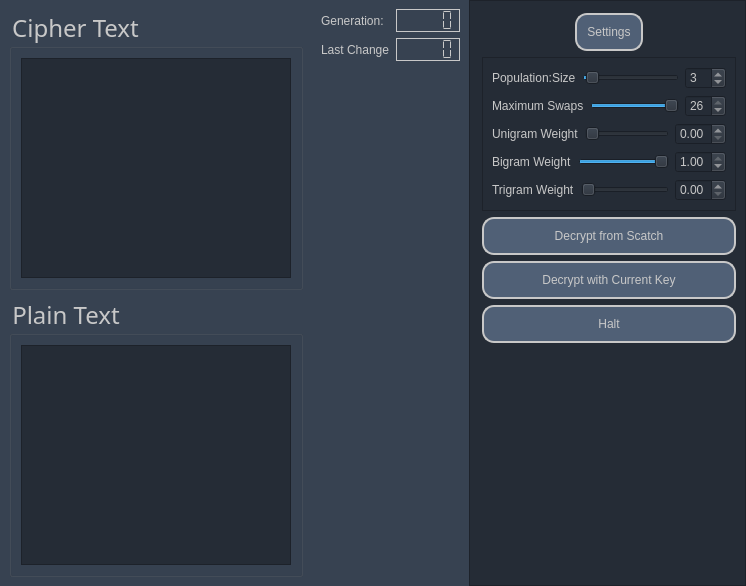
<?xml version="1.0" encoding="UTF-8"?>
<ui version="4.0">
 <class>Form</class>
 <widget class="QWidget" name="Form">
  <property name="geometry">
   <rect>
    <x>0</x>
    <y>0</y>
    <width>746</width>
    <height>586</height>
   </rect>
  </property>
  <property name="palette">
   <palette>
    <active>
     <colorrole role="WindowText">
      <brush brushstyle="SolidPattern">
       <color alpha="255">
        <red>200</red>
        <green>200</green>
        <blue>200</blue>
       </color>
      </brush>
     </colorrole>
     <colorrole role="Button">
      <brush brushstyle="SolidPattern">
       <color alpha="255">
        <red>55</red>
        <green>66</green>
        <blue>81</blue>
       </color>
      </brush>
     </colorrole>
     <colorrole role="Text">
      <brush brushstyle="SolidPattern">
       <color alpha="255">
        <red>200</red>
        <green>200</green>
        <blue>200</blue>
       </color>
      </brush>
     </colorrole>
     <colorrole role="ButtonText">
      <brush brushstyle="SolidPattern">
       <color alpha="255">
        <red>200</red>
        <green>200</green>
        <blue>200</blue>
       </color>
      </brush>
     </colorrole>
     <colorrole role="Base">
      <brush brushstyle="SolidPattern">
       <color alpha="255">
        <red>55</red>
        <green>66</green>
        <blue>81</blue>
       </color>
      </brush>
     </colorrole>
     <colorrole role="Window">
      <brush brushstyle="SolidPattern">
       <color alpha="255">
        <red>55</red>
        <green>66</green>
        <blue>81</blue>
       </color>
      </brush>
     </colorrole>
    </active>
    <inactive>
     <colorrole role="WindowText">
      <brush brushstyle="SolidPattern">
       <color alpha="255">
        <red>200</red>
        <green>200</green>
        <blue>200</blue>
       </color>
      </brush>
     </colorrole>
     <colorrole role="Button">
      <brush brushstyle="SolidPattern">
       <color alpha="255">
        <red>55</red>
        <green>66</green>
        <blue>81</blue>
       </color>
      </brush>
     </colorrole>
     <colorrole role="Text">
      <brush brushstyle="SolidPattern">
       <color alpha="255">
        <red>200</red>
        <green>200</green>
        <blue>200</blue>
       </color>
      </brush>
     </colorrole>
     <colorrole role="ButtonText">
      <brush brushstyle="SolidPattern">
       <color alpha="255">
        <red>200</red>
        <green>200</green>
        <blue>200</blue>
       </color>
      </brush>
     </colorrole>
     <colorrole role="Base">
      <brush brushstyle="SolidPattern">
       <color alpha="255">
        <red>55</red>
        <green>66</green>
        <blue>81</blue>
       </color>
      </brush>
     </colorrole>
     <colorrole role="Window">
      <brush brushstyle="SolidPattern">
       <color alpha="255">
        <red>55</red>
        <green>66</green>
        <blue>81</blue>
       </color>
      </brush>
     </colorrole>
    </inactive>
    <disabled>
     <colorrole role="WindowText">
      <brush brushstyle="SolidPattern">
       <color alpha="255">
        <red>200</red>
        <green>200</green>
        <blue>200</blue>
       </color>
      </brush>
     </colorrole>
     <colorrole role="Button">
      <brush brushstyle="SolidPattern">
       <color alpha="255">
        <red>55</red>
        <green>66</green>
        <blue>81</blue>
       </color>
      </brush>
     </colorrole>
     <colorrole role="Text">
      <brush brushstyle="SolidPattern">
       <color alpha="255">
        <red>200</red>
        <green>200</green>
        <blue>200</blue>
       </color>
      </brush>
     </colorrole>
     <colorrole role="ButtonText">
      <brush brushstyle="SolidPattern">
       <color alpha="255">
        <red>200</red>
        <green>200</green>
        <blue>200</blue>
       </color>
      </brush>
     </colorrole>
     <colorrole role="Base">
      <brush brushstyle="SolidPattern">
       <color alpha="255">
        <red>55</red>
        <green>66</green>
        <blue>81</blue>
       </color>
      </brush>
     </colorrole>
     <colorrole role="Window">
      <brush brushstyle="SolidPattern">
       <color alpha="255">
        <red>55</red>
        <green>66</green>
        <blue>81</blue>
       </color>
      </brush>
     </colorrole>
    </disabled>
   </palette>
  </property>
  <property name="windowTitle">
   <string>Form</string>
  </property>
  <property name="styleSheet">
   <string notr="true">color : rgb(200,200,200);
background-color:rgb(55, 66, 81)</string>
  </property>
  <layout class="QHBoxLayout" name="horizontalLayout">
   <property name="spacing">
    <number>0</number>
   </property>
   <property name="leftMargin">
    <number>0</number>
   </property>
   <property name="topMargin">
    <number>0</number>
   </property>
   <property name="rightMargin">
    <number>0</number>
   </property>
   <property name="bottomMargin">
    <number>0</number>
   </property>
   <item>
    <widget class="QFrame" name="frame">
     <property name="frameShape">
      <enum>QFrame::NoFrame</enum>
     </property>
     <property name="frameShadow">
      <enum>QFrame::Raised</enum>
     </property>
     <layout class="QVBoxLayout" name="verticalLayout_2">
      <item>
       <widget class="QGroupBox" name="groupBox_3">
        <property name="font">
         <font>
          <family>Futura</family>
          <pointsize>18</pointsize>
          <weight>7</weight>
          <italic>false</italic>
          <bold>false</bold>
         </font>
        </property>
        <property name="styleSheet">
         <string notr="true">font: 57 18pt &quot;Futura&quot;;</string>
        </property>
        <property name="title">
         <string>Cipher Text</string>
        </property>
        <property name="flat">
         <bool>false</bool>
        </property>
        <layout class="QVBoxLayout" name="verticalLayout_6">
         <item>
          <widget class="QPlainTextEdit" name="cipherText_mono">
           <property name="palette">
            <palette>
             <active>
              <colorrole role="WindowText">
               <brush brushstyle="SolidPattern">
                <color alpha="255">
                 <red>200</red>
                 <green>200</green>
                 <blue>200</blue>
                </color>
               </brush>
              </colorrole>
              <colorrole role="Button">
               <brush brushstyle="SolidPattern">
                <color alpha="255">
                 <red>37</red>
                 <green>44</green>
                 <blue>54</blue>
                </color>
               </brush>
              </colorrole>
              <colorrole role="Text">
               <brush brushstyle="SolidPattern">
                <color alpha="255">
                 <red>200</red>
                 <green>200</green>
                 <blue>200</blue>
                </color>
               </brush>
              </colorrole>
              <colorrole role="ButtonText">
               <brush brushstyle="SolidPattern">
                <color alpha="255">
                 <red>200</red>
                 <green>200</green>
                 <blue>200</blue>
                </color>
               </brush>
              </colorrole>
              <colorrole role="Base">
               <brush brushstyle="SolidPattern">
                <color alpha="255">
                 <red>37</red>
                 <green>44</green>
                 <blue>54</blue>
                </color>
               </brush>
              </colorrole>
              <colorrole role="Window">
               <brush brushstyle="SolidPattern">
                <color alpha="255">
                 <red>37</red>
                 <green>44</green>
                 <blue>54</blue>
                </color>
               </brush>
              </colorrole>
             </active>
             <inactive>
              <colorrole role="WindowText">
               <brush brushstyle="SolidPattern">
                <color alpha="255">
                 <red>200</red>
                 <green>200</green>
                 <blue>200</blue>
                </color>
               </brush>
              </colorrole>
              <colorrole role="Button">
               <brush brushstyle="SolidPattern">
                <color alpha="255">
                 <red>37</red>
                 <green>44</green>
                 <blue>54</blue>
                </color>
               </brush>
              </colorrole>
              <colorrole role="Text">
               <brush brushstyle="SolidPattern">
                <color alpha="255">
                 <red>200</red>
                 <green>200</green>
                 <blue>200</blue>
                </color>
               </brush>
              </colorrole>
              <colorrole role="ButtonText">
               <brush brushstyle="SolidPattern">
                <color alpha="255">
                 <red>200</red>
                 <green>200</green>
                 <blue>200</blue>
                </color>
               </brush>
              </colorrole>
              <colorrole role="Base">
               <brush brushstyle="SolidPattern">
                <color alpha="255">
                 <red>37</red>
                 <green>44</green>
                 <blue>54</blue>
                </color>
               </brush>
              </colorrole>
              <colorrole role="Window">
               <brush brushstyle="SolidPattern">
                <color alpha="255">
                 <red>37</red>
                 <green>44</green>
                 <blue>54</blue>
                </color>
               </brush>
              </colorrole>
             </inactive>
             <disabled>
              <colorrole role="WindowText">
               <brush brushstyle="SolidPattern">
                <color alpha="255">
                 <red>200</red>
                 <green>200</green>
                 <blue>200</blue>
                </color>
               </brush>
              </colorrole>
              <colorrole role="Button">
               <brush brushstyle="SolidPattern">
                <color alpha="255">
                 <red>37</red>
                 <green>44</green>
                 <blue>54</blue>
                </color>
               </brush>
              </colorrole>
              <colorrole role="Text">
               <brush brushstyle="SolidPattern">
                <color alpha="255">
                 <red>200</red>
                 <green>200</green>
                 <blue>200</blue>
                </color>
               </brush>
              </colorrole>
              <colorrole role="ButtonText">
               <brush brushstyle="SolidPattern">
                <color alpha="255">
                 <red>200</red>
                 <green>200</green>
                 <blue>200</blue>
                </color>
               </brush>
              </colorrole>
              <colorrole role="Base">
               <brush brushstyle="SolidPattern">
                <color alpha="255">
                 <red>37</red>
                 <green>44</green>
                 <blue>54</blue>
                </color>
               </brush>
              </colorrole>
              <colorrole role="Window">
               <brush brushstyle="SolidPattern">
                <color alpha="255">
                 <red>37</red>
                 <green>44</green>
                 <blue>54</blue>
                </color>
               </brush>
              </colorrole>
             </disabled>
            </palette>
           </property>
           <property name="styleSheet">
            <string notr="true">background-color:rgb(37, 44, 54)</string>
           </property>
          </widget>
         </item>
        </layout>
       </widget>
      </item>
      <item>
       <widget class="QGroupBox" name="groupBox_4">
        <property name="font">
         <font>
          <family>Futura</family>
          <pointsize>18</pointsize>
          <weight>7</weight>
          <italic>false</italic>
          <bold>false</bold>
         </font>
        </property>
        <property name="styleSheet">
         <string notr="true">font: 57 18pt &quot;Futura&quot;;</string>
        </property>
        <property name="title">
         <string>Plain Text</string>
        </property>
        <property name="flat">
         <bool>false</bool>
        </property>
        <layout class="QVBoxLayout" name="verticalLayout_7">
         <item>
          <widget class="QPlainTextEdit" name="plainText_mono">
           <property name="styleSheet">
            <string notr="true">background-color:rgb(37, 44, 54)</string>
           </property>
           <property name="readOnly">
            <bool>true</bool>
           </property>
          </widget>
         </item>
        </layout>
       </widget>
      </item>
     </layout>
    </widget>
   </item>
   <item>
    <widget class="QFrame" name="keyBox">
     <property name="sizePolicy">
      <sizepolicy hsizetype="Fixed" vsizetype="Preferred">
       <horstretch>0</horstretch>
       <verstretch>0</verstretch>
      </sizepolicy>
     </property>
     <property name="maximumSize">
      <size>
       <width>200</width>
       <height>16777215</height>
      </size>
     </property>
     <property name="styleSheet">
      <string notr="true">font: 57 12pt &quot;Futura&quot;;</string>
     </property>
     <layout class="QVBoxLayout" name="verticalLayout_4">
      <item>
       <layout class="QGridLayout" name="gridLayout">
        <item row="1" column="0">
         <widget class="QLabel" name="label_16">
          <property name="text">
           <string>Last Change</string>
          </property>
         </widget>
        </item>
        <item row="0" column="0">
         <widget class="QLabel" name="label_13">
          <property name="text">
           <string>Generation:</string>
          </property>
         </widget>
        </item>
        <item row="0" column="1">
         <widget class="QLCDNumber" name="generationNum">
          <property name="sizePolicy">
           <sizepolicy hsizetype="Minimum" vsizetype="Fixed">
            <horstretch>0</horstretch>
            <verstretch>0</verstretch>
           </sizepolicy>
          </property>
          <property name="styleSheet">
           <string notr="true"/>
          </property>
          <property name="frameShadow">
           <enum>QFrame::Plain</enum>
          </property>
          <property name="segmentStyle">
           <enum>QLCDNumber::Flat</enum>
          </property>
         </widget>
        </item>
        <item row="1" column="1">
         <widget class="QLCDNumber" name="lastChangeNum">
          <property name="sizePolicy">
           <sizepolicy hsizetype="Minimum" vsizetype="Fixed">
            <horstretch>0</horstretch>
            <verstretch>0</verstretch>
           </sizepolicy>
          </property>
          <property name="styleSheet">
           <string notr="true"/>
          </property>
          <property name="frameShadow">
           <enum>QFrame::Plain</enum>
          </property>
          <property name="segmentStyle">
           <enum>QLCDNumber::Flat</enum>
          </property>
         </widget>
        </item>
       </layout>
      </item>
      <item>
       <spacer name="verticalSpacer_2">
        <property name="orientation">
         <enum>Qt::Vertical</enum>
        </property>
        <property name="sizeHint" stdset="0">
         <size>
          <width>20</width>
          <height>40</height>
         </size>
        </property>
       </spacer>
      </item>
     </layout>
    </widget>
   </item>
   <item>
    <widget class="QFrame" name="frame_2">
     <property name="sizePolicy">
      <sizepolicy hsizetype="Preferred" vsizetype="Preferred">
       <horstretch>0</horstretch>
       <verstretch>0</verstretch>
      </sizepolicy>
     </property>
     <property name="palette">
      <palette>
       <active>
        <colorrole role="WindowText">
         <brush brushstyle="SolidPattern">
          <color alpha="255">
           <red>200</red>
           <green>200</green>
           <blue>200</blue>
          </color>
         </brush>
        </colorrole>
        <colorrole role="Button">
         <brush brushstyle="SolidPattern">
          <color alpha="255">
           <red>37</red>
           <green>44</green>
           <blue>54</blue>
          </color>
         </brush>
        </colorrole>
        <colorrole role="Text">
         <brush brushstyle="SolidPattern">
          <color alpha="255">
           <red>200</red>
           <green>200</green>
           <blue>200</blue>
          </color>
         </brush>
        </colorrole>
        <colorrole role="ButtonText">
         <brush brushstyle="SolidPattern">
          <color alpha="255">
           <red>200</red>
           <green>200</green>
           <blue>200</blue>
          </color>
         </brush>
        </colorrole>
        <colorrole role="Base">
         <brush brushstyle="SolidPattern">
          <color alpha="255">
           <red>37</red>
           <green>44</green>
           <blue>54</blue>
          </color>
         </brush>
        </colorrole>
        <colorrole role="Window">
         <brush brushstyle="SolidPattern">
          <color alpha="255">
           <red>37</red>
           <green>44</green>
           <blue>54</blue>
          </color>
         </brush>
        </colorrole>
       </active>
       <inactive>
        <colorrole role="WindowText">
         <brush brushstyle="SolidPattern">
          <color alpha="255">
           <red>200</red>
           <green>200</green>
           <blue>200</blue>
          </color>
         </brush>
        </colorrole>
        <colorrole role="Button">
         <brush brushstyle="SolidPattern">
          <color alpha="255">
           <red>37</red>
           <green>44</green>
           <blue>54</blue>
          </color>
         </brush>
        </colorrole>
        <colorrole role="Text">
         <brush brushstyle="SolidPattern">
          <color alpha="255">
           <red>200</red>
           <green>200</green>
           <blue>200</blue>
          </color>
         </brush>
        </colorrole>
        <colorrole role="ButtonText">
         <brush brushstyle="SolidPattern">
          <color alpha="255">
           <red>200</red>
           <green>200</green>
           <blue>200</blue>
          </color>
         </brush>
        </colorrole>
        <colorrole role="Base">
         <brush brushstyle="SolidPattern">
          <color alpha="255">
           <red>37</red>
           <green>44</green>
           <blue>54</blue>
          </color>
         </brush>
        </colorrole>
        <colorrole role="Window">
         <brush brushstyle="SolidPattern">
          <color alpha="255">
           <red>37</red>
           <green>44</green>
           <blue>54</blue>
          </color>
         </brush>
        </colorrole>
       </inactive>
       <disabled>
        <colorrole role="WindowText">
         <brush brushstyle="SolidPattern">
          <color alpha="255">
           <red>200</red>
           <green>200</green>
           <blue>200</blue>
          </color>
         </brush>
        </colorrole>
        <colorrole role="Button">
         <brush brushstyle="SolidPattern">
          <color alpha="255">
           <red>37</red>
           <green>44</green>
           <blue>54</blue>
          </color>
         </brush>
        </colorrole>
        <colorrole role="Text">
         <brush brushstyle="SolidPattern">
          <color alpha="255">
           <red>200</red>
           <green>200</green>
           <blue>200</blue>
          </color>
         </brush>
        </colorrole>
        <colorrole role="ButtonText">
         <brush brushstyle="SolidPattern">
          <color alpha="255">
           <red>200</red>
           <green>200</green>
           <blue>200</blue>
          </color>
         </brush>
        </colorrole>
        <colorrole role="Base">
         <brush brushstyle="SolidPattern">
          <color alpha="255">
           <red>37</red>
           <green>44</green>
           <blue>54</blue>
          </color>
         </brush>
        </colorrole>
        <colorrole role="Window">
         <brush brushstyle="SolidPattern">
          <color alpha="255">
           <red>37</red>
           <green>44</green>
           <blue>54</blue>
          </color>
         </brush>
        </colorrole>
       </disabled>
      </palette>
     </property>
     <property name="font">
      <font>
       <family>Futura</family>
       <pointsize>12</pointsize>
       <weight>7</weight>
       <italic>false</italic>
       <bold>false</bold>
      </font>
     </property>
     <property name="styleSheet">
      <string notr="true">font: 57 12pt &quot;Futura&quot;;background-color:rgb(37, 44, 54)</string>
     </property>
     <property name="frameShape">
      <enum>QFrame::StyledPanel</enum>
     </property>
     <property name="frameShadow">
      <enum>QFrame::Raised</enum>
     </property>
     <layout class="QVBoxLayout" name="verticalLayout">
      <property name="leftMargin">
       <number>12</number>
      </property>
      <property name="topMargin">
       <number>12</number>
      </property>
      <property name="bottomMargin">
       <number>12</number>
      </property>
      <item>
       <layout class="QHBoxLayout" name="horizontalLayout_2">
        <item>
         <widget class="QPushButton" name="settingsButton">
          <property name="sizePolicy">
           <sizepolicy hsizetype="Fixed" vsizetype="Fixed">
            <horstretch>0</horstretch>
            <verstretch>0</verstretch>
           </sizepolicy>
          </property>
          <property name="styleSheet">
           <string notr="true">background-color:rgb(80, 96, 118);
border-style: solid;
border-width: 2px;
border-radius: 12px;
border-color: rgb(200,200,200);
padding: 10px;
text-align: center;</string>
          </property>
          <property name="text">
           <string>Settings</string>
          </property>
          <property name="checkable">
           <bool>false</bool>
          </property>
          <property name="autoDefault">
           <bool>false</bool>
          </property>
          <property name="default">
           <bool>false</bool>
          </property>
          <property name="flat">
           <bool>false</bool>
          </property>
         </widget>
        </item>
       </layout>
      </item>
      <item>
       <widget class="QFrame" name="settingsFrame">
        <property name="sizePolicy">
         <sizepolicy hsizetype="Fixed" vsizetype="Preferred">
          <horstretch>0</horstretch>
          <verstretch>0</verstretch>
         </sizepolicy>
        </property>
        <property name="frameShape">
         <enum>QFrame::StyledPanel</enum>
        </property>
        <property name="frameShadow">
         <enum>QFrame::Raised</enum>
        </property>
        <layout class="QVBoxLayout" name="verticalLayout_3">
         <item>
          <layout class="QHBoxLayout" name="horizontalLayout_15">
           <item>
            <widget class="QLabel" name="label_6">
             <property name="text">
              <string>Population:Size</string>
             </property>
            </widget>
           </item>
           <item>
            <widget class="QSlider" name="populationSizeSlider">
             <property name="minimum">
              <number>1</number>
             </property>
             <property name="maximum">
              <number>50</number>
             </property>
             <property name="value">
              <number>3</number>
             </property>
             <property name="orientation">
              <enum>Qt::Horizontal</enum>
             </property>
             <property name="tickPosition">
              <enum>QSlider::NoTicks</enum>
             </property>
            </widget>
           </item>
           <item>
            <widget class="QSpinBox" name="populationInput">
             <property name="minimum">
              <number>1</number>
             </property>
             <property name="maximum">
              <number>50</number>
             </property>
             <property name="value">
              <number>3</number>
             </property>
            </widget>
           </item>
          </layout>
         </item>
         <item>
          <layout class="QHBoxLayout" name="horizontalLayout_12">
           <item>
            <widget class="QLabel" name="label_10">
             <property name="text">
              <string>Maximum Swaps</string>
             </property>
            </widget>
           </item>
           <item>
            <widget class="QSlider" name="swapsSlider">
             <property name="minimum">
              <number>1</number>
             </property>
             <property name="maximum">
              <number>26</number>
             </property>
             <property name="value">
              <number>26</number>
             </property>
             <property name="orientation">
              <enum>Qt::Horizontal</enum>
             </property>
            </widget>
           </item>
           <item>
            <widget class="QSpinBox" name="swapsInput">
             <property name="minimum">
              <number>1</number>
             </property>
             <property name="maximum">
              <number>26</number>
             </property>
             <property name="value">
              <number>26</number>
             </property>
            </widget>
           </item>
          </layout>
         </item>
         <item>
          <layout class="QHBoxLayout" name="horizontalLayout_11">
           <item>
            <widget class="QLabel" name="label_7">
             <property name="text">
              <string>Unigram Weight</string>
             </property>
            </widget>
           </item>
           <item>
            <widget class="QSlider" name="unigramSlider">
             <property name="maximum">
              <number>100</number>
             </property>
             <property name="orientation">
              <enum>Qt::Horizontal</enum>
             </property>
             <property name="tickPosition">
              <enum>QSlider::NoTicks</enum>
             </property>
            </widget>
           </item>
           <item>
            <widget class="QDoubleSpinBox" name="unigramInput">
             <property name="maximum">
              <double>1.000000000000000</double>
             </property>
            </widget>
           </item>
          </layout>
         </item>
         <item>
          <layout class="QHBoxLayout" name="horizontalLayout_13">
           <item>
            <widget class="QLabel" name="label_8">
             <property name="text">
              <string>Bigram Weight</string>
             </property>
            </widget>
           </item>
           <item>
            <widget class="QSlider" name="bigramSlider">
             <property name="maximum">
              <number>100</number>
             </property>
             <property name="value">
              <number>100</number>
             </property>
             <property name="orientation">
              <enum>Qt::Horizontal</enum>
             </property>
            </widget>
           </item>
           <item>
            <widget class="QDoubleSpinBox" name="bigramInput">
             <property name="maximum">
              <double>1.000000000000000</double>
             </property>
             <property name="value">
              <double>1.000000000000000</double>
             </property>
            </widget>
           </item>
          </layout>
         </item>
         <item>
          <layout class="QHBoxLayout" name="horizontalLayout_14">
           <item>
            <widget class="QLabel" name="label_9">
             <property name="text">
              <string>Trigram Weight</string>
             </property>
            </widget>
           </item>
           <item>
            <widget class="QSlider" name="trigramSlider">
             <property name="maximum">
              <number>100</number>
             </property>
             <property name="orientation">
              <enum>Qt::Horizontal</enum>
             </property>
             <property name="invertedAppearance">
              <bool>false</bool>
             </property>
            </widget>
           </item>
           <item>
            <widget class="QDoubleSpinBox" name="trigramInput">
             <property name="maximum">
              <double>1.000000000000000</double>
             </property>
            </widget>
           </item>
          </layout>
         </item>
        </layout>
       </widget>
      </item>
      <item>
       <widget class="QPushButton" name="decryptButton_mono">
        <property name="styleSheet">
         <string notr="true">background-color:rgb(80, 96, 118);
border-style: solid;
border-width: 2px;
border-radius: 12px;
border-color: rgb(200,200,200);
padding: 10px;
text-align: center;</string>
        </property>
        <property name="text">
         <string>Decrypt from Scatch</string>
        </property>
       </widget>
      </item>
      <item>
       <widget class="QPushButton" name="decryptCurrent">
        <property name="styleSheet">
         <string notr="true">background-color:rgb(80, 96, 118);
border-style: solid;
border-width: 2px;
border-radius: 12px;
border-color: rgb(200,200,200);
padding: 10px;
text-align: center;</string>
        </property>
        <property name="text">
         <string>Decrypt with Current Key</string>
        </property>
       </widget>
      </item>
      <item>
       <widget class="QPushButton" name="haltButton">
        <property name="sizePolicy">
         <sizepolicy hsizetype="Minimum" vsizetype="Preferred">
          <horstretch>0</horstretch>
          <verstretch>0</verstretch>
         </sizepolicy>
        </property>
        <property name="styleSheet">
         <string notr="true">background-color:rgb(80, 96, 118);
border-style: solid;
border-width: 2px;
border-radius: 12px;
border-color: rgb(200,200,200);
padding: 10px;
text-align: center;</string>
        </property>
        <property name="text">
         <string>Halt</string>
        </property>
       </widget>
      </item>
      <item>
       <spacer name="verticalSpacer">
        <property name="orientation">
         <enum>Qt::Vertical</enum>
        </property>
        <property name="sizeHint" stdset="0">
         <size>
          <width>20</width>
          <height>40</height>
         </size>
        </property>
       </spacer>
      </item>
     </layout>
    </widget>
   </item>
  </layout>
 </widget>
 <resources/>
 <connections/>
</ui>
